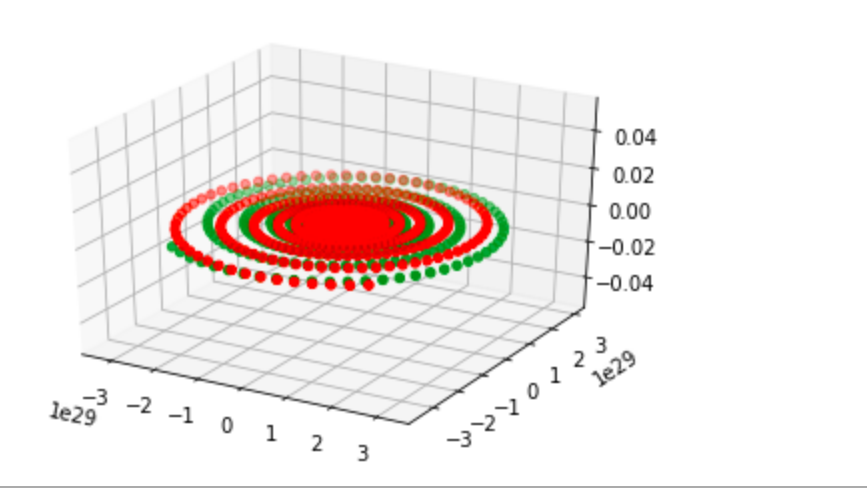

This chart was generated by the following Python code:
#!/usr/bin/env python
# coding: utf-8

# In[85]:


import numpy as np
from mpl_toolkits.mplot3d import axes3d
import matplotlib.pyplot as plt
from matplotlib import style


# In[86]:


class Particulas:
    '''descripcion de las particulas cargadas'''
    cargada1=True
    cargada2=True
    
    def __init__(self, x1, y1, z1, vx1, vy1, vz1, m1, carga1, x2, y2, z2, vx2, vy2, vz2, m2, carga2):
        self.x1=x1
        self.y1=y1
        self.z1=z1
        self.vx1=vx1
        self.vy1=vy1
        self.vz1=vz1
        self.m1=m1
        self.carga1=carga1
        self.x2=x2
        self.y2=y2
        self.z2=z2
        self.vx2=vx2
        self.vy2=vy2
        self.vz2=vz2
        self.m2=m2
        self.carga2=carga2
    
    def descripcion(self):
        k=8.98*10**9
        Bz=10
        X1=[]
        Y1=[]
        Z1=[]
        X2=[]
        Y2=[]
        Z2=[]
        t=np.arange(0,100,0.01)
        t=list(t)
        t0=0
        for j in range(0,10000):
            #campo electrico
            E1x=k*self.carga2*(self.x1-self.x2)/((((self.x1-self.x2)**2+(self.y1-self.y2)**2+(self.z1-self.z2)**2))**(3/2))
            E1y=k*self.carga2*(self.y1-self.y2)/((((self.x1-self.x2)**2+(self.y1-self.y2)**2+(self.z1-self.z2)**2))**(3/2))
            E1z=k*self.carga2*(self.z1-self.z2)/((((self.x1-self.x2)**2+(self.y1-self.y2)**2+(self.z1-self.z2)**2))**(3/2))
            E2x=k*self.carga1*(self.x2-self.x1)/((((self.x1-self.x2)**2+(self.y1-self.y2)**2+(self.z1-self.z2)**2))**(3/2))
            E2y=k*self.carga1*(self.y2-self.y1)/((((self.x1-self.x2)**2+(self.y1-self.y2)**2+(self.z1-self.z2)**2))**(3/2))
            E2z=k*self.carga1*(self.z2-self.z1)/((((self.x1-self.x2)**2+(self.y1-self.y2)**2+(self.z1-self.z2)**2))**(3/2))
            
            #fuerza de lorentz
            Fx1=self.carga1*(E1x+self.vy1*Bz)
            Fy1=self.carga1*(E1y-self.vx1*Bz)
            Fz1=self.carga1*E1z
            Fx2=self.carga2*(E2x+self.vy2*Bz)
            Fy2=self.carga2*(E2y-self.vx2*Bz)
            Fz2=self.carga2*E2z
            
            #posiciones
            self.x1=0.5*(Fx1/self.m1)*(t[j]-t0)**2+self.vx1*(t[j]-t0)+self.x1
            self.y1=0.5*(Fy1/self.m1)*(t[j]-t0)**2+self.vy1*(t[j]-t0)+self.y1
            self.z1=0.5*(Fz1/self.m1)*(t[j]-t0)**2+self.vz1*(t[j]-t0)+self.z1
            self.x2=0.5*(Fx2/self.m2)*(t[j]-t0)**2+self.vx2*(t[j]-t0)+self.x2
            self.y2=0.5*(Fy2/self.m2)*(t[j]-t0)**2+self.vy2*(t[j]-t0)+self.y2
            self.z2=0.5*(Fz2/self.m2)*(t[j]-t0)**2+self.vz2*(t[j]-t0)+self.z2
            X1.append(self.x1)
            Y1.append(self.y1)
            Z1.append(self.z1)           
            X2.append(self.x2)
            Y2.append(self.y2)
            Z2.append(self.z2)  
            
            #velocidades
            self.vx1=(Fx1/self.m1)*(t[j]-t0)+self.vx1
            self.vy1=(Fy1/self.m1)*(t[j]-t0)+self.vy1
            self.vz1=(Fz1/self.m1)*(t[j]-t0)+self.vz1
            self.vx2=(Fx2/self.m2)*(t[j]-t0)+self.vx2
            self.vy2=(Fy2/self.m2)*(t[j]-t0)+self.vy2
            self.vz2=(Fz2/self.m2)*(t[j]-t0)+self.vz2
            t0=t[j]
        return X1, Y1, Z1, X2, Y2, Z2


# In[87]:


#help(Particulas)
bo=Particulas(0,0,0,0,0,0,10,10,1,0,0,0,0,0,10,-10)


# In[88]:


resul=bo.descripcion()


# In[89]:


x1=np.array(resul[0])
#print(x.shape)
x1=x1.reshape(1,10000)
x1=list(x1)
print("x1",x1)
y1=np.array(resul[1])
y1=y1.reshape(1,10000)
y1=list(y1)
print("y1",y1)
z1=np.array(resul[2])
z1=z1.reshape(1,10000)
z1=list(z1)
print("z1",z1)
x2=np.array(resul[3])
#print(x.shape)
x2=x2.reshape(1,10000)
x2=list(x2)
print("x2",x2)
y2=np.array(resul[4])
y2=y2.reshape(1,10000)
y2=list(y2)
print("y2",y2)
z2=np.array(resul[5])
z2=z2.reshape(1,10000)
z2=list(z2)
print("z2",z2)


# In[90]:


# Creamos la figura
fig = plt.figure()
# Creamos el plano 3D
ax1 = fig.add_subplot(111, projection='3d')

# Agregamos los puntos en el plano 3D
ax1.scatter(x1, y1, z1, c='g', marker='o')
ax1.scatter(x2, y2, z2, c='r', marker='o')

# Mostramos el gráfico
plt.show()
